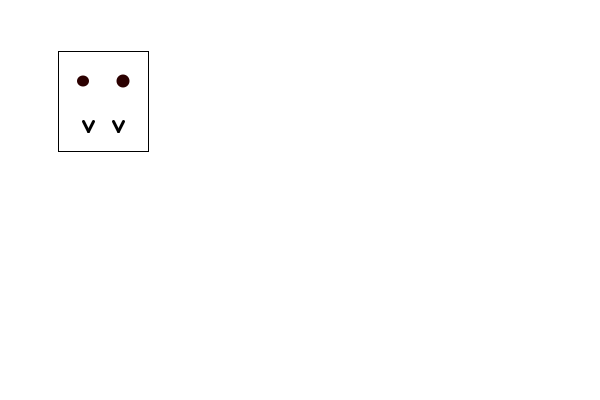
Frame 1 (no input)
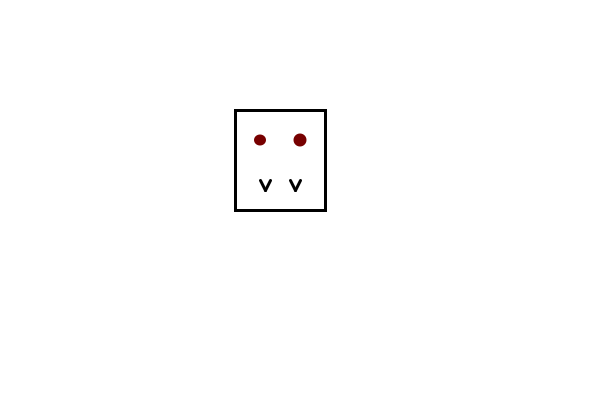
Frame 60 (the mouse pressed at the canvas centre just before this capture)
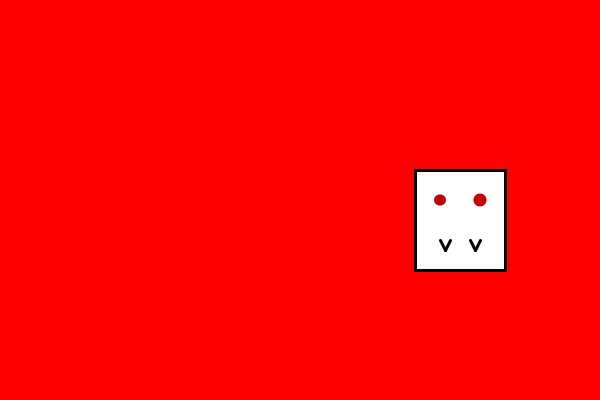
Frame 120 (the mouse held since frame 60 and released just before this capture)

The Processing sketch that drew these frames (run headless with seeded random() and noise(); from frame 60 on, the mouse is pressed at the canvas centre):

// Processing sketch: processing_83477
// ── processing_83477.pde

boolean button = false;

float mouseX = 100;
float mouseY = 100;
float w = 60;
float h = 60;
float eyeSize = 16;
float xspeed = 3;
float yspeed = 1;

void setup() {
size(600,400);
smooth();
}

void draw() {
// Change the location of Zoog by speed
mouseX = mouseX + xspeed;
mouseY = mouseY + yspeed;

background(0);
ellipseMode(CENTER);
rectMode(CENTER);
noStroke();

if ((mouseX > width -50) || (mouseX < 50)) {
xspeed = xspeed * -1;
}
if ((mouseY > height -50) || (mouseY < 50)) {
yspeed = yspeed * -1;
}
if (mousePressed) {
button = true;
} else {
button = false;
}
if (button) {
background(255,0,0);
} else {
background(255);
}


 // VV
  stroke (0);
  fill (255);
  rect (mouseX,mouseY,90, 100);
  
  strokeWeight(3);
  line(mouseX-20, mouseY+20,mouseX-15,mouseY+30);
  line(mouseX-15,mouseY+30,mouseX-10,mouseY+20);
  line (mouseX+20,mouseY+20,mouseX+15,mouseY+30);
  line (mouseX+15,mouseY+30,mouseX+10,mouseY+20);
  
 fill (map (mouseX,0,width,0,255), 0,0);
  noStroke ();
  ellipse(mouseX-20,mouseY-20, 12, 11);
  ellipse(mouseX+20,mouseY-20,13, 13); 
 
}
